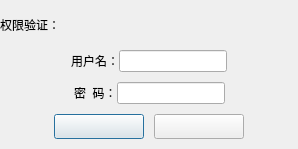
<?xml version="1.0" encoding="UTF-8"?>
<ui version="4.0">
 <class>VerifyDialog</class>
 <widget class="QDialog" name="VerifyDialog">
  <property name="geometry">
   <rect>
    <x>0</x>
    <y>0</y>
    <width>298</width>
    <height>149</height>
   </rect>
  </property>
  <property name="minimumSize">
   <size>
    <width>298</width>
    <height>149</height>
   </size>
  </property>
  <property name="maximumSize">
   <size>
    <width>298</width>
    <height>149</height>
   </size>
  </property>
  <property name="windowTitle">
   <string>Dialog</string>
  </property>
  <property name="styleSheet">
   <string notr="true"/>
  </property>
  <layout class="QVBoxLayout" name="verticalLayout" stretch="0,0,0,0">
   <property name="spacing">
    <number>0</number>
   </property>
   <property name="leftMargin">
    <number>0</number>
   </property>
   <property name="topMargin">
    <number>0</number>
   </property>
   <property name="rightMargin">
    <number>0</number>
   </property>
   <property name="bottomMargin">
    <number>0</number>
   </property>
   <item>
    <widget class="QLabel" name="label">
     <property name="minimumSize">
      <size>
       <width>0</width>
       <height>30</height>
      </size>
     </property>
     <property name="maximumSize">
      <size>
       <width>16777215</width>
       <height>30</height>
      </size>
     </property>
     <property name="text">
      <string>权限验证：</string>
     </property>
    </widget>
   </item>
   <item>
    <layout class="QHBoxLayout" name="horizontalLayout_2">
     <item>
      <spacer name="horizontalSpacer">
       <property name="orientation">
        <enum>Qt::Horizontal</enum>
       </property>
       <property name="sizeHint" stdset="0">
        <size>
         <width>40</width>
         <height>20</height>
        </size>
       </property>
      </spacer>
     </item>
     <item>
      <widget class="QLabel" name="usernamelabel">
       <property name="text">
        <string>用户名：</string>
       </property>
      </widget>
     </item>
     <item>
      <widget class="QLineEdit" name="lineEdit"/>
     </item>
     <item>
      <spacer name="horizontalSpacer_2">
       <property name="orientation">
        <enum>Qt::Horizontal</enum>
       </property>
       <property name="sizeHint" stdset="0">
        <size>
         <width>40</width>
         <height>20</height>
        </size>
       </property>
      </spacer>
     </item>
    </layout>
   </item>
   <item>
    <layout class="QHBoxLayout" name="horizontalLayout">
     <item>
      <spacer name="horizontalSpacer_3">
       <property name="orientation">
        <enum>Qt::Horizontal</enum>
       </property>
       <property name="sizeHint" stdset="0">
        <size>
         <width>40</width>
         <height>20</height>
        </size>
       </property>
      </spacer>
     </item>
     <item>
      <widget class="QLabel" name="passwordlabel">
       <property name="text">
        <string>密  码：</string>
       </property>
      </widget>
     </item>
     <item>
      <widget class="QLineEdit" name="lineEdit_2">
       <property name="echoMode">
        <enum>QLineEdit::Password</enum>
       </property>
      </widget>
     </item>
     <item>
      <spacer name="horizontalSpacer_4">
       <property name="orientation">
        <enum>Qt::Horizontal</enum>
       </property>
       <property name="sizeHint" stdset="0">
        <size>
         <width>40</width>
         <height>20</height>
        </size>
       </property>
      </spacer>
     </item>
    </layout>
   </item>
   <item>
    <layout class="QHBoxLayout" name="horizontalLayout_3">
     <property name="spacing">
      <number>10</number>
     </property>
     <item>
      <spacer name="horizontalSpacer_5">
       <property name="orientation">
        <enum>Qt::Horizontal</enum>
       </property>
       <property name="sizeHint" stdset="0">
        <size>
         <width>40</width>
         <height>20</height>
        </size>
       </property>
      </spacer>
     </item>
     <item>
      <widget class="QPushButton" name="verifydialog_ok">
       <property name="minimumSize">
        <size>
         <width>90</width>
         <height>25</height>
        </size>
       </property>
       <property name="maximumSize">
        <size>
         <width>90</width>
         <height>25</height>
        </size>
       </property>
       <property name="text">
        <string/>
       </property>
      </widget>
     </item>
     <item>
      <widget class="QPushButton" name="verifydialog_cancel">
       <property name="minimumSize">
        <size>
         <width>90</width>
         <height>25</height>
        </size>
       </property>
       <property name="maximumSize">
        <size>
         <width>90</width>
         <height>25</height>
        </size>
       </property>
       <property name="text">
        <string/>
       </property>
      </widget>
     </item>
     <item>
      <spacer name="horizontalSpacer_6">
       <property name="orientation">
        <enum>Qt::Horizontal</enum>
       </property>
       <property name="sizeHint" stdset="0">
        <size>
         <width>40</width>
         <height>20</height>
        </size>
       </property>
      </spacer>
     </item>
    </layout>
   </item>
  </layout>
 </widget>
 <resources/>
 <connections/>
</ui>
